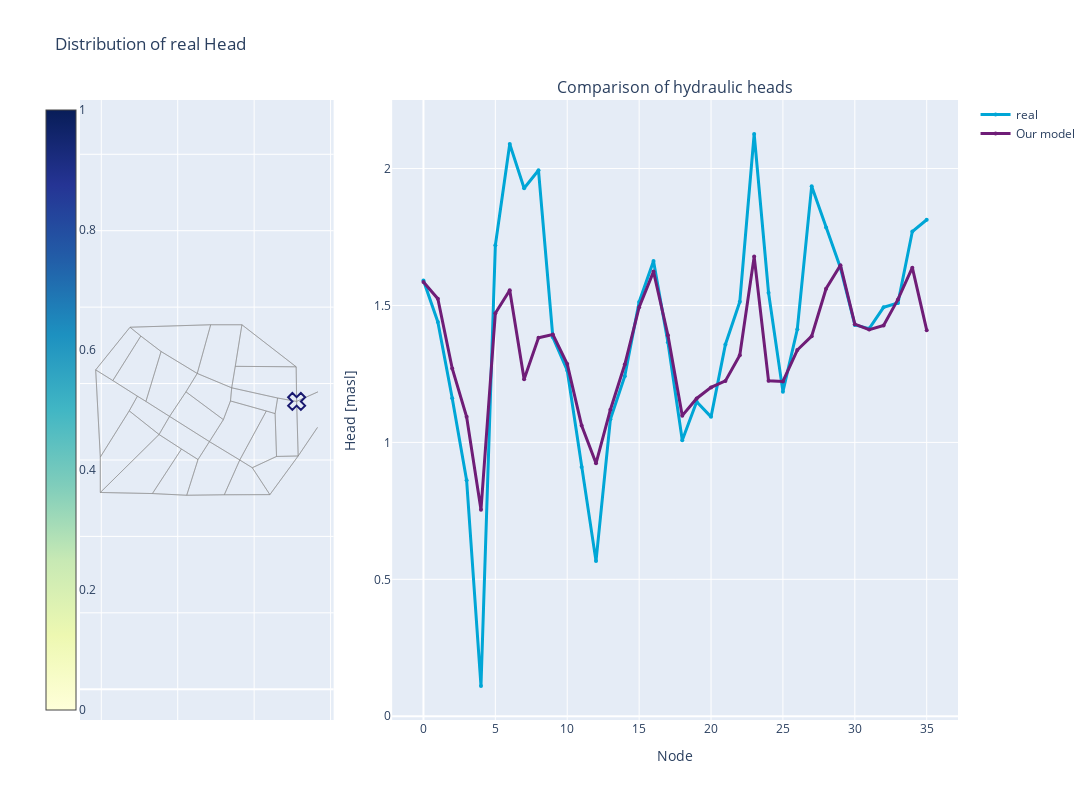

This figure's notebook cell:
### Code cell
from utils.Dashboard import Dashboard
from IPython.display import display

_,_,_, pred, real, time = testing(model, val_loader)
pred = pred.reshape(-1,n_nodes)
real = real.reshape(-1,n_nodes)
print(pred.shape, real.shape)
d = Dashboard(pd.DataFrame(real[0, :]),pd.DataFrame(pred[0, :]),to_networkx(val_dataset[0],node_attrs=['pos']))
d2 = Dashboard(pd.DataFrame(real.reshape(-1,n_nodes)),pd.DataFrame(pred.reshape(-1,n_nodes)),to_networkx(val_dataset[0],node_attrs=['pos']))
f = d.display_results()
display(f)

### Figure 1 — Plotly figure (JSON) as saved in the notebook; plotly's stock layout.template omitted (floating-point values rounded to 4 significant figures; data arrays with more than 128 entries replaced by an {"elided": "..."} marker saying what was removed)
{"data": [{"hovertemplate": "%{text}", "marker": {"cmax": 1, "cmin": 0, "color": [1.591], "colorbar": {"ticklabelposition": "outside", "x": -0.05}, "colorscale": [[0.0, "rgb(255,255,217)"], [0.125, "rgb(237,248,177)"], [0.25, "rgb(199,233,180)"], [0.375, "rgb(127,205,187)"], [0.5, "rgb(65,182,196)"], [0.625, "rgb(29,145,192)"], [0.75, "rgb(34,94,168)"], [0.875, "rgb(37,52,148)"], [1.0, "rgb(8,29,88)"]], "line": {"color": "DarkSlateGrey", "width": 1}, "showscale": true, "size": [0.0], "sizemin": 1, "sizeref": 0.7956}, "mode": "markers", "name": "coordinates", "showlegend": false, "text": ["<b><br> Node ID: </b> 0 <br> <b>Value:</b> 1.59"], "x": [7112.0, 5680.0, 4862.0, 2751.0, 1853.0, 1974.0, 1974.0, 4235.0, 6412.0, 5413.0, 4511.0, 3034.0, 2302.0, 2945.0, 3786.0, 4830.0, 7100.0, 5506.0, 3564.0, 3167.0, 2731.0, 3511.0, 4098.0, 3337.0, 4531.0, 4215.0, 5194.0, 5218.0, 5623.0, 5951.0, 6614.0, 5380.0, 6319.0, 6549.0, 6586.0, 7152.0, 7670.0, 7659.0], "y": [7532.0, 9539.0, 9539.0, 9474.0, 8358.0, 6076.0, 5150.0, 5077.0, 5093.0, 7888.0, 8265.0, 9244.0, 8078.0, 7670.0, 7140.0, 6481.0, 8439.0, 8451.0, 8839.0, 7532.0, 7286.0, 6667.0, 6286.0, 5121.0, 6011.0, 7783.0, 7055.0, 5089.0, 5999.0, 5797.0, 7621.0, 7544.0, 7282.0, 7213.0, 6092.0, 6104.0, 7783.0, 6854.0], "type": "scatter", "uid": "1f534a31-3488-4d33-9208-a4a5c91fc558", "xaxis": "x", "yaxis": "y"}, {"line": {"width": 3}, "marker": {"color": "#00A6D6", "size": 4}, "mode": "lines+markers", "name": "real", "x": [0, 1, 2, 3, 4, 5, 6, 7, 8, 9, 10, 11, 12, 13, 14, 15, 16, 17, 18, 19, 20, 21, 22, 23, 24, 25, 26, 27, 28, 29, 30, 31, 32, 33, 34, 35], "y": [1.591, 1.44, 1.162, 0.862, 0.1104, 1.72, 2.09, 1.928, 1.994, 1.384, 1.263, 0.9103, 0.5665, 1.084, 1.242, 1.513, 1.662, 1.366, 1.008, 1.148, 1.093, 1.358, 1.513, 2.126, 1.546, 1.185, 1.413, 1.936, 1.784, 1.638, 1.429, 1.416, 1.493, 1.509, 1.77, 1.813], "type": "scatter", "uid": "269e4439-a602-4ae3-b8ae-d70212228488", "xaxis": "x2", "yaxis": "y2"}, {"line": {"width": 3}, "marker": {"color": "#6F1D77", "size": 4}, "mode": "lines+markers", "name": "Our model", "x": [0, 1, 2, 3, 4, 5, 6, 7, 8, 9, 10, 11, 12, 13, 14, 15, 16, 17, 18, 19, 20, 21, 22, 23, 24, 25, 26, 27, 28, 29, 30, 31, 32, 33, 34, 35], "y": [1.585, 1.525, 1.27, 1.094, 0.7539, 1.472, 1.555, 1.231, 1.382, 1.394, 1.286, 1.062, 0.9236, 1.119, 1.284, 1.494, 1.624, 1.392, 1.098, 1.16, 1.201, 1.224, 1.318, 1.678, 1.225, 1.222, 1.337, 1.388, 1.561, 1.647, 1.432, 1.412, 1.427, 1.522, 1.638, 1.41], "type": "scatter", "uid": "a57090d8-d9bf-40a9-8441-1afdc73b0bc9", "xaxis": "x2", "yaxis": "y2"}, {"hoverinfo": "none", "line": {"color": "#888", "width": 0.5}, "mode": "lines", "showlegend": false, "x": {"elided": "354 float values"}, "y": {"elided": "354 float values"}, "type": "scatter", "uid": "94ac7005-3dab-4ed5-b4ef-94b77644e457", "xaxis": "x", "yaxis": "y"}, {"marker": {"color": "midnightblue", "line": {"width": 2}, "size": 15, "symbol": "x-open"}, "showlegend": false, "x": [7112.0], "y": [7532.0], "type": "scatter", "uid": "57dbc905-59d9-40ff-a535-0b0cf4a584b3", "xaxis": "x", "yaxis": "y"}], "layout": {"annotations": [{"font": {"size": 16}, "showarrow": false, "text": " ", "x": 0.1444, "xanchor": "center", "xref": "paper", "y": 1.0, "yanchor": "bottom", "yref": "paper"}, {"font": {"size": 16}, "showarrow": false, "text": "Comparison of hydraulic heads", "x": 0.6778, "xanchor": "center", "xref": "paper", "y": 1.0, "yanchor": "bottom", "yref": "paper"}], "xaxis": {"anchor": "y", "domain": [0.0, 0.2889], "showticklabels": false}, "yaxis": {"anchor": "x", "domain": [0.0, 1.0], "scaleanchor": "x", "scaleratio": 1, "showticklabels": false}, "xaxis2": {"anchor": "y2", "domain": [0.3556, 1.0], "title": {"text": "Node"}}, "yaxis2": {"anchor": "x2", "domain": [0.0, 1.0], "title": {"text": "Head [masl]"}}, "width": 1600, "height": 800, "title": {"text": "Distribution of real Head"}}}
